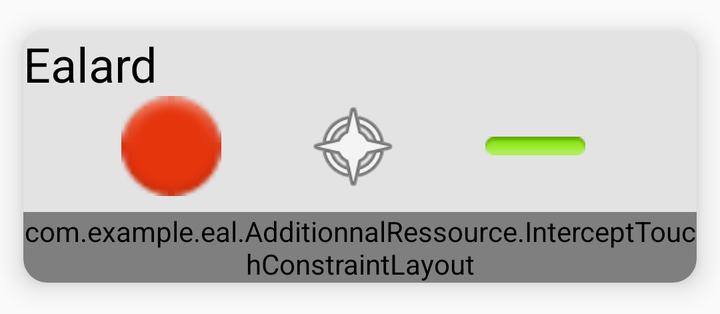
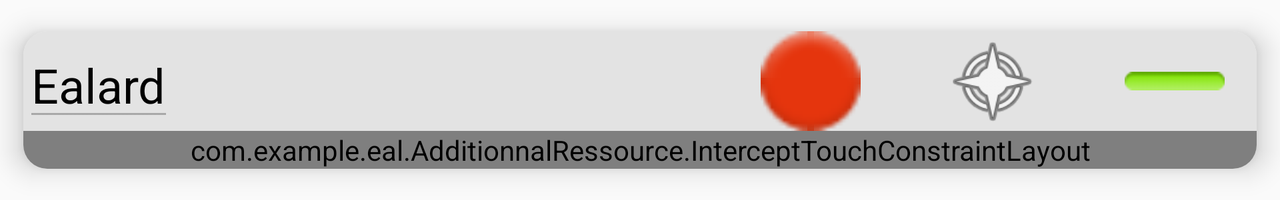

The same Android screen from two of the app's own layout files: first res/layout/ as a phone draws it, then the repository's variant for another configuration, drawn on a device whose configuration selects that folder. Both files follow.
<!-- AndroidManifest.xml: application theme Theme.AppCompat.Light.NoActionBar -->
<!-- res/layout/cell_entity.xml -->
<?xml version="1.0" encoding="utf-8"?>
<androidx.cardview.widget.CardView xmlns:android="http://schemas.android.com/apk/res/android"
    xmlns:app="http://schemas.android.com/apk/res-auto"
    xmlns:tools="http://schemas.android.com/tools"
    android:layout_width="match_parent"
    android:layout_height="wrap_content"
    app:cardCornerRadius="@dimen/card_corner_radius"
    app:cardElevation="@dimen/card_elevation"
    app:cardUseCompatPadding="true">


        <androidx.constraintlayout.widget.ConstraintLayout
            android:id="@+id/cell_entity_main_layout"
            android:layout_width="match_parent"
            android:layout_height="match_parent"
            android:background="@color/cell_background_color">

            <androidx.constraintlayout.widget.ConstraintLayout
                android:id="@+id/cell_entity_targeted_constraintLayout"
                android:layout_width="wrap_content"
                android:layout_height="0dp"
                android:visibility="gone"
                app:layout_constraintBottom_toBottomOf="@+id/cell_entity_constraintLayout_entity"
                app:layout_constraintEnd_toEndOf="parent"
                app:layout_constraintTop_toTopOf="parent">

                <TextView
                    android:id="@+id/cell_entity_targeted_number_hit_tV"
                    android:layout_width="@dimen/icon_size_small"
                    android:layout_height="@dimen/icon_size_normal"
                    android:gravity="center"
                    android:textSize="@dimen/text_size_normal"
                    app:layout_constraintBottom_toBottomOf="parent"
                    app:layout_constraintStart_toStartOf="parent"
                    app:layout_constraintTop_toTopOf="parent"
                    tools:text="1" />

                <Button
                    android:id="@+id/cell_entity_targeted_plus"
                    android:layout_width="@dimen/icon_size_normal"
                    android:layout_height="@dimen/icon_size_normal"
                    android:text="+"
                    app:layout_constraintBottom_toBottomOf="parent"
                    app:layout_constraintStart_toEndOf="@+id/cell_entity_targeted_number_hit_tV"
                    app:layout_constraintTop_toTopOf="parent" />

                <Button
                    android:id="@+id/cell_entity_targeted_minus"
                    android:layout_width="@dimen/icon_size_normal"
                    android:layout_height="@dimen/icon_size_normal"
                    android:text="-"
                    app:layout_constraintBottom_toBottomOf="parent"
                    app:layout_constraintStart_toEndOf="@+id/cell_entity_targeted_plus"
                    app:layout_constraintTop_toTopOf="parent" />
            </androidx.constraintlayout.widget.ConstraintLayout>

            <androidx.constraintlayout.widget.ConstraintLayout
                android:id="@+id/cell_entity_constraintLayout_entity"
                android:layout_width="0dp"
                android:layout_height="wrap_content"
                android:layout_marginEnd="@dimen/margin_horizontal_small"
                app:layout_constraintEnd_toStartOf="@+id/cell_entity_targeted_constraintLayout"
                app:layout_constraintStart_toStartOf="parent"
                app:layout_constraintTop_toTopOf="parent">

                <ImageButton
                    android:id="@+id/cell_entity_imageButton_delete"
                    android:layout_width="@dimen/icon_size_normal"
                    android:layout_height="@dimen/icon_size_normal"
                    android:visibility="gone"
                    app:layout_constraintBottom_toBottomOf="@+id/cell_entity_textView_name"
                    app:layout_constraintStart_toStartOf="parent"
                    app:layout_constraintTop_toTopOf="parent"
                    app:srcCompat="@drawable/ic_delete" />


                <TextView
                    android:id="@+id/cell_entity_textView_name"
                    android:layout_width="wrap_content"
                    android:layout_height="wrap_content"
                    android:enabled="false"
                    android:text="Ealard"
                    android:textColor="@drawable/edit_text_selector"
                    android:textSize="@dimen/text_size_normal"
                    app:layout_constraintEnd_toEndOf="parent"
                    app:layout_constraintHorizontal_bias="0.0"
                    app:layout_constraintStart_toEndOf="@+id/cell_entity_imageButton_delete"
                    app:layout_constraintTop_toTopOf="parent" />

                <TextView
                    android:id="@+id/cell_entity_textView_shield"
                    android:layout_width="@dimen/icon_size_small"
                    android:layout_height="@dimen/icon_size_normal"
                    android:gravity="center"
                    android:visibility="gone"
                    app:layout_constraintBottom_toBottomOf="@+id/cell_entity_imageView_shield"
                    app:layout_constraintStart_toStartOf="parent"
                    app:layout_constraintTop_toBottomOf="@+id/cell_entity_textView_name" />

                <ImageView
                    android:id="@+id/cell_entity_imageView_shield"
                    android:layout_width="@dimen/icon_size_normal"
                    android:layout_height="@dimen/icon_size_normal"
                    android:layout_marginStart="@dimen/margin_horizontal_tiny"
                    android:visibility="gone"
                    app:layout_constraintBottom_toBottomOf="@+id/cell_entity_textView_vitality"
                    app:layout_constraintStart_toEndOf="@+id/cell_entity_textView_shield"
                    app:layout_constraintTop_toTopOf="@+id/cell_entity_textView_vitality"
                    app:srcCompat="@android:drawable/ic_lock_idle_lock" />

                <TextView
                    android:id="@+id/cell_entity_textView_vitality"
                    android:layout_width="@dimen/icon_size_small"
                    android:layout_height="@dimen/icon_size_normal"
                    android:layout_marginStart="@dimen/margin_horizontal_small"
                    android:gravity="center"
                    app:layout_constraintBottom_toBottomOf="@+id/cell_entity_imageView_vitality"
                    app:layout_constraintStart_toEndOf="@+id/cell_entity_imageView_shield"
                    app:layout_constraintTop_toTopOf="@+id/cell_entity_imageView_vitality"
                    app:layout_constraintVertical_bias="0.0" />

                <ImageView
                    android:id="@+id/cell_entity_imageView_vitality"
                    android:layout_width="@dimen/icon_size_normal"
                    android:layout_height="@dimen/icon_size_normal"
                    android:layout_marginStart="8dp"
                    app:layout_constraintBottom_toBottomOf="@+id/cell_entity_textView_energy"
                    app:layout_constraintStart_toEndOf="@+id/cell_entity_textView_vitality"
                    app:layout_constraintTop_toTopOf="@+id/cell_entity_textView_energy"
                    app:layout_constraintVertical_bias="1.0"
                    app:srcCompat="@android:drawable/ic_notification_overlay" />

                <TextView
                    android:id="@+id/cell_entity_textView_energy"
                    android:layout_width="@dimen/icon_size_small"
                    android:layout_height="@dimen/icon_size_normal"
                    android:layout_marginStart="@dimen/margin_horizontal_small"
                    android:gravity="center"
                    app:layout_constraintBottom_toBottomOf="@+id/cell_entity_imageView_energy"
                    app:layout_constraintStart_toEndOf="@+id/cell_entity_imageView_vitality"
                    app:layout_constraintTop_toTopOf="@+id/cell_entity_imageView_energy" />

                <ImageView
                    android:id="@+id/cell_entity_imageView_energy"
                    android:layout_width="@dimen/icon_size_normal"
                    android:layout_height="@dimen/icon_size_normal"
                    app:layout_constraintBottom_toBottomOf="@+id/cell_entity_textView_mobility"
                    app:layout_constraintStart_toEndOf="@+id/cell_entity_textView_energy"
                    app:layout_constraintTop_toTopOf="@+id/cell_entity_textView_mobility"
                    app:srcCompat="@android:drawable/ic_menu_compass" />

                <TextView
                    android:id="@+id/cell_entity_textView_mobility"
                    android:layout_width="@dimen/icon_size_small"
                    android:layout_height="@dimen/icon_size_normal"
                    android:layout_marginStart="@dimen/margin_horizontal_small"
                    android:gravity="center"
                    app:layout_constraintBottom_toBottomOf="@+id/cell_entity_imageView_mobility"
                    app:layout_constraintStart_toEndOf="@+id/cell_entity_imageView_energy"
                    app:layout_constraintTop_toTopOf="@+id/cell_entity_imageView_mobility" />

                <ImageView
                    android:id="@+id/cell_entity_imageView_mobility"
                    android:layout_width="@dimen/icon_size_normal"
                    android:layout_height="@dimen/icon_size_normal"
                    app:layout_constraintStart_toEndOf="@+id/cell_entity_textView_mobility"
                    app:layout_constraintTop_toBottomOf="@+id/cell_entity_textView_name"
                    app:srcCompat="@android:drawable/button_onoff_indicator_on" />


            </androidx.constraintlayout.widget.ConstraintLayout>

            <com.example.eal.AdditionnalRessource.InterceptTouchConstraintLayout
                android:id="@+id/cell_entity_intercept_touch_recycler_layout"
                android:layout_width="match_parent"
                android:layout_height="wrap_content"
                android:layout_marginTop="@dimen/margin_vertical_small"
                app:layout_constraintEnd_toEndOf="parent"
                app:layout_constraintStart_toStartOf="parent"
                app:layout_constraintTop_toBottomOf="@+id/cell_entity_constraintLayout_entity">

                <com.example.eal.AdditionnalRessource.MaxHeightRecyclerView
                    android:id="@+id/cell_entity_recycler_element"
                    android:layout_width="match_parent"
                    android:layout_height="wrap_content"
                    app:layout_constraintBottom_toBottomOf="parent"
                    app:layout_constraintEnd_toEndOf="parent"
                    app:layout_constraintStart_toStartOf="parent"
                    app:layout_constraintTop_toTopOf="parent" />

            </com.example.eal.AdditionnalRessource.InterceptTouchConstraintLayout>

        </androidx.constraintlayout.widget.ConstraintLayout>

</androidx.cardview.widget.CardView>
<!-- resources referenced by this layout -->
<resources>
  <color name="cell_background_color">#E3E3E3</color>
  <dimen name="card_corner_radius">12dp</dimen>
  <dimen name="card_elevation">8dp</dimen>
  <dimen name="icon_size_normal">50dp </dimen>
  <dimen name="icon_size_small">25dp</dimen>
  <dimen name="margin_horizontal_small">16dp</dimen>
  <dimen name="margin_horizontal_tiny">8dp</dimen>
  <dimen name="margin_vertical_small">8dp</dimen>
  <dimen name="text_size_normal">24sp</dimen>
  <!-- drawable edit_text_selector (drawable) -->
  <?xml version="1.0" encoding="utf-8"?>
  <selector xmlns:android="http://schemas.android.com/apk/res/android">
      <item android:state_enabled="true" android:color="@color/enable"/>
      <item android:state_enabled="false" android:color="@color/disabled"/>
  </selector>
  <color name="enable">#000000</color>
  <color name="disabled">#000000</color>
</resources>
<!-- res/layout-w600dp/cell_entity.xml (the repository's variant of the layout above) -->
<!-- drawn on the phone turned sideways -->
<?xml version="1.0" encoding="utf-8"?>
<androidx.cardview.widget.CardView xmlns:android="http://schemas.android.com/apk/res/android"
    xmlns:app="http://schemas.android.com/apk/res-auto"
    xmlns:tools="http://schemas.android.com/tools"
    android:layout_width="match_parent"
    android:layout_height="wrap_content"
    app:cardCornerRadius="@dimen/card_corner_radius"
    app:cardElevation="@dimen/card_elevation"
    app:cardUseCompatPadding="true">


        <androidx.constraintlayout.widget.ConstraintLayout
            android:id="@+id/cell_entity_main_layout"
            android:layout_width="match_parent"
            android:layout_height="match_parent"
            android:background="@color/cell_background_color">

            <androidx.constraintlayout.widget.ConstraintLayout
                android:id="@+id/cell_entity_targeted_constraintLayout"
                android:layout_width="wrap_content"
                android:layout_height="0dp"
                android:visibility="gone"
                app:layout_constraintBottom_toBottomOf="@+id/cell_entity_constraintLayout_entity"
                app:layout_constraintEnd_toEndOf="parent"
                app:layout_constraintTop_toTopOf="parent">

                <TextView
                    android:id="@+id/cell_entity_targeted_number_hit_tV"
                    android:layout_width="@dimen/icon_size_small"
                    android:layout_height="@dimen/icon_size_normal"
                    android:gravity="center"
                    android:textSize="@dimen/text_size_normal"
                    app:layout_constraintBottom_toBottomOf="parent"
                    app:layout_constraintStart_toStartOf="parent"
                    app:layout_constraintTop_toTopOf="parent"
                    tools:text="1" />

                <Button
                    android:id="@+id/cell_entity_targeted_plus"
                    android:layout_width="@dimen/icon_size_normal"
                    android:layout_height="@dimen/icon_size_normal"
                    android:text="+"
                    app:layout_constraintBottom_toBottomOf="parent"
                    app:layout_constraintStart_toEndOf="@+id/cell_entity_targeted_number_hit_tV"
                    app:layout_constraintTop_toTopOf="parent" />

                <Button
                    android:id="@+id/cell_entity_targeted_minus"
                    android:layout_width="@dimen/icon_size_normal"
                    android:layout_height="@dimen/icon_size_normal"
                    android:text="-"
                    app:layout_constraintBottom_toBottomOf="parent"
                    app:layout_constraintStart_toEndOf="@+id/cell_entity_targeted_plus"
                    app:layout_constraintTop_toTopOf="parent" />
            </androidx.constraintlayout.widget.ConstraintLayout>

            <androidx.constraintlayout.widget.ConstraintLayout
                android:id="@+id/cell_entity_constraintLayout_entity"
                android:layout_width="0dp"
                android:layout_height="wrap_content"
                android:layout_marginEnd="@dimen/margin_horizontal_small"
                app:layout_constraintEnd_toStartOf="@+id/cell_entity_targeted_constraintLayout"
                app:layout_constraintStart_toStartOf="parent"
                app:layout_constraintTop_toTopOf="parent">

                <ImageButton
                    android:id="@+id/cell_entity_imageButton_delete"
                    android:layout_width="@dimen/icon_size_normal"
                    android:layout_height="@dimen/icon_size_normal"
                    android:visibility="gone"
                    app:layout_constraintBottom_toBottomOf="parent"
                    app:layout_constraintStart_toStartOf="parent"
                    app:layout_constraintTop_toTopOf="parent"
                    app:srcCompat="@drawable/ic_delete" />


                <EditText
                    android:id="@+id/cell_entity_textView_name"
                    android:layout_width="wrap_content"
                    android:layout_height="wrap_content"
                    android:enabled="false"
                    android:text="Ealard"
                    android:textColor="@drawable/edit_text_selector"
                    android:textSize="@dimen/text_size_normal"
                    app:layout_constraintBottom_toBottomOf="parent"
                    app:layout_constraintEnd_toStartOf="@+id/cell_entity_textView_shield"
                    app:layout_constraintHorizontal_bias="0.0"
                    app:layout_constraintStart_toEndOf="@+id/cell_entity_imageButton_delete"
                    app:layout_constraintTop_toTopOf="parent"
                    app:layout_constraintVertical_bias="1.0" />

                <TextView
                    android:id="@+id/cell_entity_textView_shield"
                    android:layout_width="@dimen/icon_size_small"
                    android:layout_height="@dimen/icon_size_normal"
                    android:layout_marginEnd="@dimen/margin_horizontal_tiny"
                    android:gravity="center"
                    android:visibility="gone"
                    app:layout_constraintBottom_toBottomOf="@+id/cell_entity_imageView_shield"
                    app:layout_constraintEnd_toStartOf="@+id/cell_entity_imageView_shield"
                    app:layout_constraintTop_toTopOf="@+id/cell_entity_imageView_shield" />

                <ImageView
                    android:id="@+id/cell_entity_imageView_shield"
                    android:layout_width="@dimen/icon_size_normal"
                    android:layout_height="@dimen/icon_size_normal"
                    android:layout_marginEnd="@dimen/margin_horizontal_small"
                    android:visibility="gone"
                    app:layout_constraintBottom_toBottomOf="@+id/cell_entity_textView_vitality"
                    app:layout_constraintEnd_toStartOf="@+id/cell_entity_textView_vitality"
                    app:layout_constraintTop_toTopOf="@+id/cell_entity_textView_vitality"
                    app:srcCompat="@android:drawable/ic_lock_idle_lock" />

                <TextView
                    android:id="@+id/cell_entity_textView_vitality"
                    android:layout_width="@dimen/icon_size_small"
                    android:layout_height="@dimen/icon_size_normal"
                    android:gravity="center"
                    app:layout_constraintBottom_toBottomOf="parent"
                    app:layout_constraintEnd_toStartOf="@+id/cell_entity_imageView_vitality"
                    app:layout_constraintTop_toTopOf="parent" />

                <ImageView
                    android:id="@+id/cell_entity_imageView_vitality"
                    android:layout_width="@dimen/icon_size_normal"
                    android:layout_height="@dimen/icon_size_normal"
                    android:layout_marginEnd="16dp"
                    android:layout_marginRight="16dp"
                    app:layout_constraintBottom_toBottomOf="parent"
                    app:layout_constraintEnd_toStartOf="@+id/cell_entity_textView_energy"
                    app:layout_constraintTop_toTopOf="parent"
                    app:srcCompat="@android:drawable/ic_notification_overlay" />

                <TextView
                    android:id="@+id/cell_entity_textView_energy"
                    android:layout_width="@dimen/icon_size_small"
                    android:layout_height="@dimen/icon_size_normal"
                    android:gravity="center"
                    app:layout_constraintBottom_toBottomOf="parent"
                    app:layout_constraintEnd_toStartOf="@+id/cell_entity_imageView_energy"
                    app:layout_constraintTop_toTopOf="parent" />

                <ImageView
                    android:id="@+id/cell_entity_imageView_energy"
                    android:layout_width="@dimen/icon_size_normal"
                    android:layout_height="@dimen/icon_size_normal"
                    android:layout_marginEnd="16dp"
                    android:layout_marginRight="16dp"
                    app:layout_constraintBottom_toBottomOf="parent"
                    app:layout_constraintEnd_toStartOf="@+id/cell_entity_textView_mobility"
                    app:layout_constraintTop_toTopOf="parent"
                    app:srcCompat="@android:drawable/ic_menu_compass" />

                <TextView
                    android:id="@+id/cell_entity_textView_mobility"
                    android:layout_width="@dimen/icon_size_small"
                    android:layout_height="@dimen/icon_size_normal"
                    android:gravity="center"
                    app:layout_constraintBottom_toBottomOf="parent"
                    app:layout_constraintEnd_toStartOf="@+id/cell_entity_imageView_mobility"
                    app:layout_constraintTop_toTopOf="parent" />

                <ImageView
                    android:id="@+id/cell_entity_imageView_mobility"
                    android:layout_width="@dimen/icon_size_normal"
                    android:layout_height="@dimen/icon_size_normal"
                    app:layout_constraintBottom_toBottomOf="parent"
                    app:layout_constraintEnd_toEndOf="parent"
                    app:layout_constraintTop_toTopOf="parent"
                    app:srcCompat="@android:drawable/button_onoff_indicator_on" />


            </androidx.constraintlayout.widget.ConstraintLayout>

            <com.example.eal.AdditionnalRessource.InterceptTouchConstraintLayout
                android:id="@+id/cell_entity_intercept_touch_recycler_layout"
                android:layout_width="match_parent"
                android:layout_height="wrap_content"
                app:layout_constraintEnd_toEndOf="parent"
                app:layout_constraintStart_toStartOf="parent"
                app:layout_constraintTop_toBottomOf="@+id/cell_entity_constraintLayout_entity">

                <com.example.eal.AdditionnalRessource.MaxHeightRecyclerView
                    android:id="@+id/cell_entity_recycler_element"
                    android:layout_width="match_parent"
                    android:layout_height="wrap_content"
                    app:layout_constraintBottom_toBottomOf="parent"
                    app:layout_constraintEnd_toEndOf="parent"
                    app:layout_constraintStart_toStartOf="parent"
                    app:layout_constraintTop_toTopOf="parent" />

            </com.example.eal.AdditionnalRessource.InterceptTouchConstraintLayout>

        </androidx.constraintlayout.widget.ConstraintLayout>

</androidx.cardview.widget.CardView>
<!-- resources referenced by the variant -->
<!-- as the phone turned sideways resolves them -->
<resources>
  <color name="cell_background_color">#E3E3E3</color>
  <dimen name="card_corner_radius">12dp</dimen>
  <dimen name="card_elevation">8dp</dimen>
  <dimen name="icon_size_normal">50dp </dimen>
  <dimen name="icon_size_small">25dp</dimen>
  <dimen name="margin_horizontal_small">16dp</dimen>
  <dimen name="margin_horizontal_tiny">8dp</dimen>
  <dimen name="text_size_normal">24sp</dimen>
  <!-- drawable edit_text_selector (drawable) -->
  <?xml version="1.0" encoding="utf-8"?>
  <selector xmlns:android="http://schemas.android.com/apk/res/android">
      <item android:state_enabled="true" android:color="@color/enable"/>
      <item android:state_enabled="false" android:color="@color/disabled"/>
  </selector>
  <color name="enable">#000000</color>
  <color name="disabled">#000000</color>
</resources>
